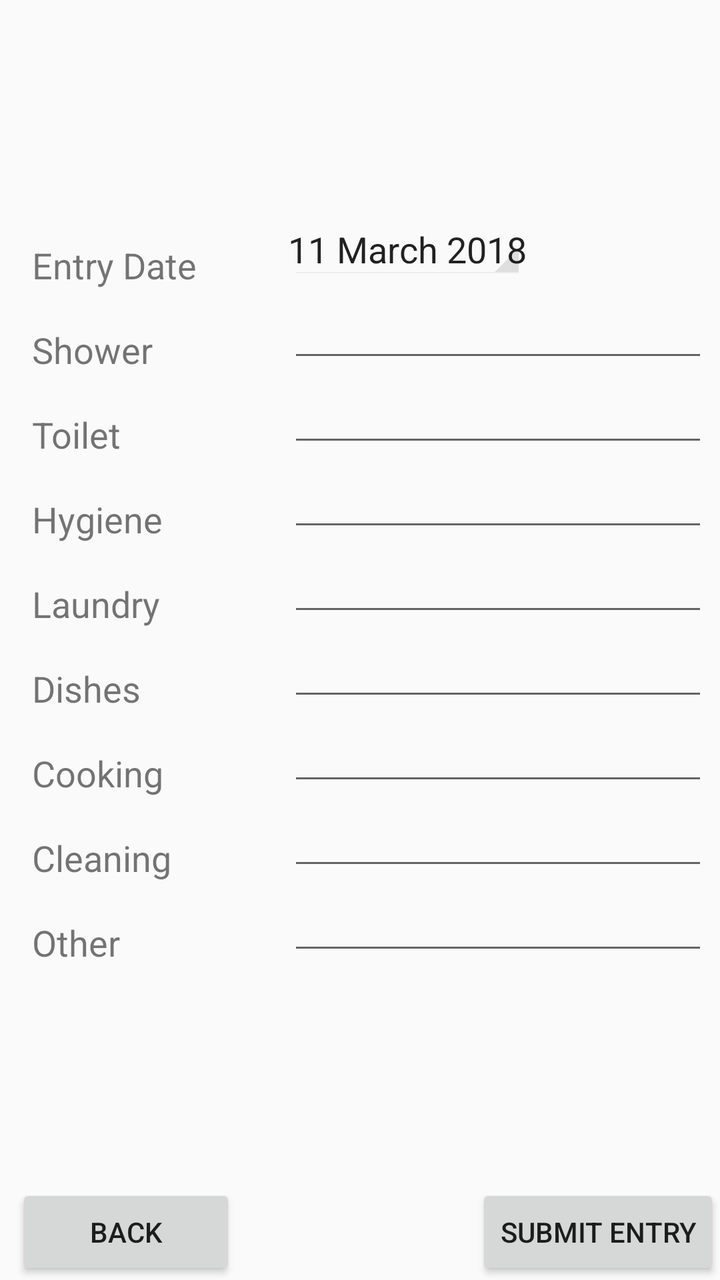
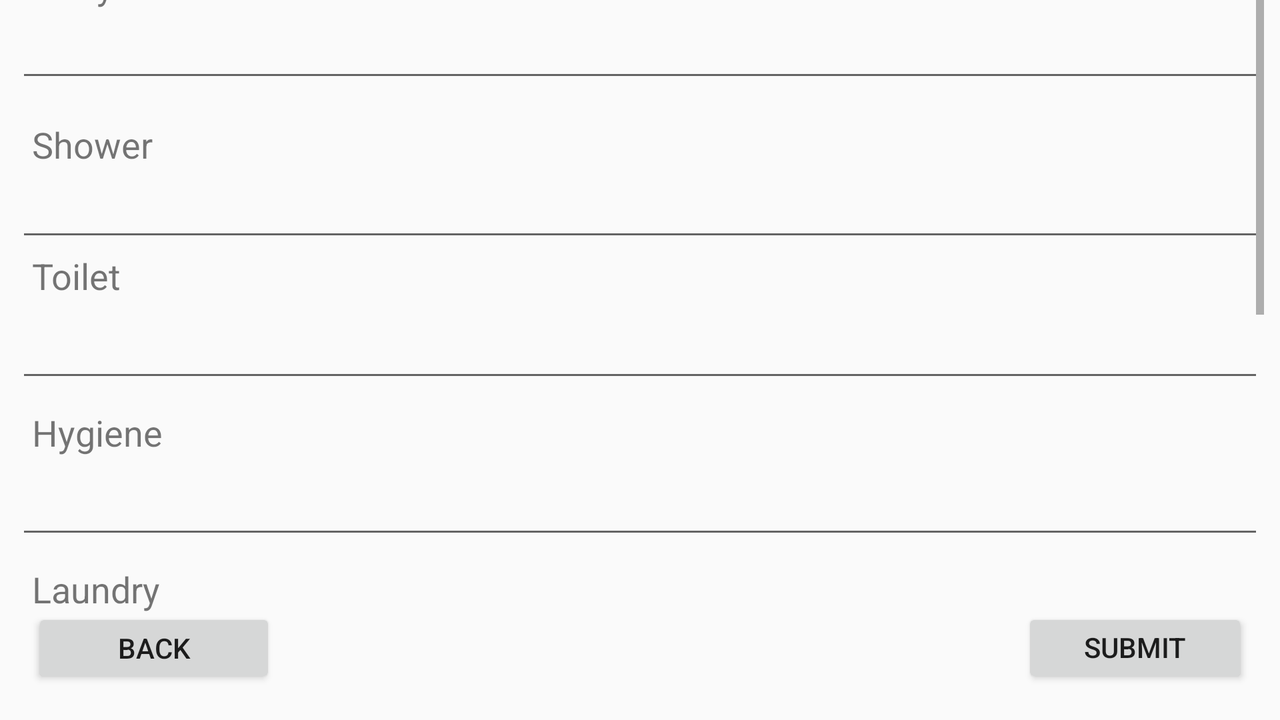

One screen, two layout resources from the same app: the default and the repository's alternative for another configuration. Each is rendered where Android would select it; the XML of both is given below.
<!-- AndroidManifest.xml: application theme AppTheme -->
<!-- res/layout/activity_calculator.xml -->
<?xml version="1.0" encoding="utf-8"?>
<android.support.constraint.ConstraintLayout
    xmlns:android="http://schemas.android.com/apk/res/android"
    xmlns:app="http://schemas.android.com/apk/res-auto"
    xmlns:tools="http://schemas.android.com/tools"
    android:id="@+id/calculatorLayout"
    android:layout_width="match_parent"
    android:layout_height="match_parent"

    tools:context=".CalculatorActivity">

    <ScrollView
        android:layout_width="match_parent"
        android:layout_height="wrap_content"
        android:layout_marginBottom="8dp"
        android:layout_marginEnd="8dp"
        android:layout_marginStart="8dp"
        android:layout_marginTop="8dp"
        android:isScrollContainer="true"
        app:layout_constraintBottom_toTopOf="@+id/Backbutton"
        app:layout_constraintEnd_toEndOf="parent"
        app:layout_constraintStart_toStartOf="parent"
        app:layout_constraintTop_toTopOf="parent">

        <GridLayout
            android:layout_width="match_parent"
            android:layout_height="wrap_content"
            android:columnCount="2"
            android:isScrollContainer="true"
            android:scrollbars="vertical">

            <TextView
                android:id="@+id/dateTView"
                android:layout_width="96dp"
                android:layout_height="wrap_content"
                android:layout_marginEnd="8dp"
                android:layout_marginStart="8dp"
                android:layout_marginTop="8dp"
                android:text="@string/entry_date"
                android:textSize="18sp" />

            <TextView
                android:id="@+id/dateEText"
                style="@android:style/Widget.Holo.Spinner"
                android:layout_width="wrap_content"
                android:layout_height="wrap_content"
                android:layout_marginEnd="8dp"
                android:layout_marginLeft="8dp"
                android:layout_marginStart="24dp"
                android:text="@string/_11_march_2018"
                android:textSize="18sp"
                android:contextClickable="true"
                android:onClick="onDateETextClick"
                />

            <TextView
                android:id="@+id/showerTView"
                android:layout_width="96dp"
                android:layout_height="wrap_content"
                android:layout_marginEnd="8dp"
                android:layout_marginStart="8dp"
                android:layout_marginTop="8dp"
                android:text="@string/shower"
                android:textSize="18sp" />

            <EditText
                android:id="@+id/ShowerEText"
                android:layout_width="wrap_content"
                android:layout_height="wrap_content"
                android:layout_marginStart="24dp"
                android:ems="10"
                android:freezesText="true"
                android:inputType="numberDecimal"
                tools:ignore="LabelFor" />

            <TextView
                android:id="@+id/toiletTView"
                android:layout_width="96dp"
                android:layout_height="wrap_content"
                android:layout_marginEnd="8dp"
                android:layout_marginStart="8dp"
                android:layout_marginTop="8dp"
                android:text="@string/toilet"
                android:textSize="18sp" />

            <EditText
                android:id="@+id/toiletEText"
                android:layout_width="wrap_content"
                android:layout_height="wrap_content"
                android:layout_marginStart="24dp"
                android:ems="10"
                android:freezesText="true"
                android:inputType="numberDecimal"
                tools:ignore="LabelFor" />

            <TextView
                android:id="@+id/hygieneTView"
                android:layout_width="96dp"
                android:layout_height="wrap_content"
                android:layout_marginEnd="8dp"
                android:layout_marginStart="8dp"
                android:layout_marginTop="8dp"
                android:text="@string/hygiene"
                android:textSize="18sp" />

            <EditText
                android:id="@+id/hydieneEText"
                android:layout_width="wrap_content"
                android:layout_height="wrap_content"
                android:layout_marginStart="24dp"
                android:ems="10"
                android:freezesText="true"
                android:inputType="numberDecimal"
                tools:ignore="LabelFor" />

            <TextView
                android:id="@+id/laundyTView"
                android:layout_width="96dp"
                android:layout_height="wrap_content"
                android:layout_marginEnd="8dp"
                android:layout_marginStart="8dp"
                android:layout_marginTop="8dp"
                android:text="@string/laundry"
                android:textSize="18sp" />

            <EditText
                android:id="@+id/laundryEText"
                android:layout_width="wrap_content"
                android:layout_height="wrap_content"
                android:layout_marginStart="24dp"
                android:ems="10"
                android:freezesText="true"
                android:inputType="numberDecimal"
                tools:ignore="LabelFor" />

            <TextView
                android:id="@+id/dishesTView"
                android:layout_width="96dp"
                android:layout_height="wrap_content"
                android:layout_marginEnd="8dp"
                android:layout_marginStart="8dp"
                android:layout_marginTop="8dp"
                android:text="@string/dishes"
                android:textSize="18sp" />

            <EditText
                android:id="@+id/dishesEText"
                android:layout_width="wrap_content"
                android:layout_height="wrap_content"
                android:layout_marginStart="24dp"
                android:ems="10"
                android:freezesText="true"
                android:inputType="numberDecimal"
                tools:ignore="LabelFor" />

            <TextView
                android:id="@+id/cookingTView"
                android:layout_width="96dp"
                android:layout_height="wrap_content"
                android:layout_marginEnd="8dp"
                android:layout_marginStart="8dp"
                android:layout_marginTop="8dp"
                android:text="@string/cooking"
                android:textSize="18sp" />

            <EditText
                android:id="@+id/cookingEText"
                android:layout_width="wrap_content"
                android:layout_height="wrap_content"
                android:layout_marginStart="24dp"
                android:ems="10"
                android:freezesText="true"
                android:inputType="numberDecimal"
                tools:ignore="LabelFor" />

            <TextView
                android:id="@+id/cleaningTView"
                android:layout_width="96dp"
                android:layout_height="wrap_content"
                android:layout_marginEnd="8dp"
                android:layout_marginStart="8dp"
                android:layout_marginTop="8dp"
                android:text="@string/cleaning"
                android:textSize="18sp" />

            <EditText
                android:id="@+id/cleaningEText"
                android:layout_width="wrap_content"
                android:layout_height="wrap_content"
                android:layout_marginStart="24dp"
                android:ems="10"
                android:freezesText="true"
                android:inputType="numberDecimal"
                tools:ignore="LabelFor" />

            <TextView
                android:id="@+id/otherTView"
                android:layout_width="96dp"
                android:layout_height="wrap_content"
                android:layout_marginEnd="8dp"
                android:layout_marginStart="8dp"
                android:layout_marginTop="8dp"
                android:text="@string/other"
                android:textSize="18sp" />

            <EditText
                android:id="@+id/otherEText"
                android:layout_width="wrap_content"
                android:layout_height="wrap_content"
                android:layout_marginStart="24dp"
                android:ems="10"
                android:freezesText="true"
                android:inputType="numberDecimal"
                tools:ignore="LabelFor" />

        </GridLayout>
    </ScrollView>

    <Button
        android:id="@+id/Backbutton"
        android:layout_width="110dp"
        android:layout_height="wrap_content"
        android:layout_marginStart="8dp"
        android:onClick="onBackClick"
        android:text="@string/Back"
        app:layout_constraintBottom_toBottomOf="parent"
        app:layout_constraintStart_toStartOf="parent" />

    <Button
        android:id="@+id/Submitbutton"
        android:layout_width="wrap_content"
        android:layout_height="wrap_content"
        android:text="@string/submit_entry"
        app:layout_constraintBottom_toBottomOf="parent"
        app:layout_constraintEnd_toEndOf="parent" />

</android.support.constraint.ConstraintLayout>
<!-- resources referenced by this layout -->
<resources>
  <string name="Back">Back</string>
  <string name="_11_march_2018">11 March 2018</string>
  <string name="cleaning">Cleaning</string>
  <string name="cooking">Cooking</string>
  <string name="dishes">Dishes</string>
  <string name="entry_date">Entry Date</string>
  <string name="hygiene">Hygiene</string>
  <string name="laundry">Laundry</string>
  <string name="other">Other</string>
  <string name="shower">Shower</string>
  <string name="submit_entry">Submit Entry</string>
  <string name="toilet">Toilet</string>
  <style name="AppTheme" parent="Theme.AppCompat.Light.DarkActionBar">
          <item name="colorPrimary">@color/colorPrimary</item>
          <item name="colorPrimaryDark">@color/colorPrimaryDark</item>
          <item name="colorAccent">@color/colorAccent</item>
      </style>
  <color name="colorPrimary">#3F51B5</color>
  <color name="colorPrimaryDark">#303F9F</color>
  <color name="colorAccent">#0dd1f9</color>
</resources>
<!-- res/layout-land/activity_calculator.xml (the repository's variant of the layout above) -->
<!-- drawn on the phone turned sideways -->
<?xml version="1.0" encoding="utf-8"?>
<android.support.constraint.ConstraintLayout xmlns:android="http://schemas.android.com/apk/res/android"
    xmlns:app="http://schemas.android.com/apk/res-auto"
    xmlns:tools="http://schemas.android.com/tools"
    android:id="@+id/calculatorLayout"
    android:layout_width="match_parent"
    android:layout_height="match_parent"
    android:isScrollContainer="true"
    android:scrollbars="vertical"

    tools:context=".CalculatorActivity">

    <ScrollView
        android:layout_width="match_parent"
        android:layout_height="wrap_content"
        android:layout_marginBottom="8dp"
        android:layout_marginEnd="8dp"
        android:layout_marginStart="8dp"
        android:layout_marginTop="8dp"
        app:layout_constraintBottom_toTopOf="@+id/Backbutton"
        app:layout_constraintEnd_toEndOf="parent"
        app:layout_constraintStart_toStartOf="parent"
        app:layout_constraintTop_toTopOf="parent">

        <LinearLayout
            android:layout_width="match_parent"
            android:layout_height="wrap_content"
            android:isScrollContainer="true"
            android:orientation="vertical">

            <TextView
                android:id="@+id/dateTView"
                android:layout_width="match_parent"
                android:layout_height="wrap_content"
                android:layout_marginEnd="8dp"
                android:layout_marginStart="8dp"
                android:layout_marginTop="8dp"
                android:inputType="text"
                android:text="@string/entry_date"
                android:textSize="18sp"
                tools:ignore="TextViewEdits" />

            <EditText
                android:id="@+id/dateEText"
                android:layout_width="match_parent"
                android:layout_height="wrap_content"
                android:ems="10"
                android:freezesText="true"
                android:inputType="text|datetime|date" />

            <TextView
                android:id="@+id/showerTView"
                android:layout_width="match_parent"
                android:layout_height="wrap_content"
                android:layout_marginEnd="8dp"
                android:layout_marginStart="8dp"
                android:layout_marginTop="14dp"
                android:text="@string/shower"
                android:textSize="18sp" />

            <EditText
                android:id="@+id/ShowerEText"
                android:layout_width="match_parent"
                android:layout_height="wrap_content"
                android:ems="10"
                android:freezesText="true"
                android:inputType="numberDecimal" />

            <TextView
                android:id="@+id/toiletTView"
                android:layout_width="match_parent"
                android:layout_height="wrap_content"
                android:layout_marginEnd="8dp"
                android:layout_marginStart="8dp"
                android:text="@string/toilet"
                android:textSize="18sp" />

            <EditText
                android:id="@+id/toiletEText"
                android:layout_width="match_parent"
                android:layout_height="46dp"
                android:ems="10"
                android:freezesText="true"
                android:inputType="numberDecimal" />

            <TextView
                android:id="@+id/hygieneTView"
                android:layout_width="match_parent"
                android:layout_height="wrap_content"
                android:layout_marginEnd="8dp"
                android:layout_marginStart="8dp"
                android:layout_marginTop="8dp"
                android:text="@string/hygiene"
                android:textSize="18sp" />

            <EditText
                android:id="@+id/hydieneEText"
                android:layout_width="match_parent"
                android:layout_height="46dp"
                android:ems="10"
                android:freezesText="true"
                android:inputType="numberDecimal" />

            <TextView
                android:id="@+id/laundyTView"
                android:layout_width="match_parent"
                android:layout_height="wrap_content"
                android:layout_marginEnd="8dp"
                android:layout_marginStart="8dp"
                android:layout_marginTop="8dp"
                android:text="@string/laundry"
                android:textSize="18sp" />

            <EditText
                android:id="@+id/laundryEText"
                android:layout_width="match_parent"
                android:layout_height="46dp"
                android:ems="10"
                android:freezesText="true"
                android:inputType="numberDecimal"
                tools:ignore="LabelFor" />

            <TextView
                android:id="@+id/dishesTView"
                android:layout_width="match_parent"
                android:layout_height="wrap_content"
                android:layout_marginEnd="8dp"
                android:layout_marginStart="8dp"
                android:layout_marginTop="16dp"
                android:text="@string/dishes"
                android:textSize="18sp" />

            <EditText
                android:id="@+id/dishesEText"
                android:layout_width="match_parent"
                android:layout_height="46dp"
                android:ems="10"
                android:freezesText="true"
                android:inputType="numberDecimal" />

            <TextView
                android:id="@+id/cookingTView"
                android:layout_width="match_parent"
                android:layout_height="wrap_content"
                android:layout_marginEnd="8dp"
                android:layout_marginStart="8dp"
                android:layout_marginTop="8dp"
                android:text="@string/cooking"
                android:textSize="18sp" />

            <EditText
                android:id="@+id/cookingEText"
                android:layout_width="match_parent"
                android:layout_height="43dp"
                android:ems="10"
                android:freezesText="true"
                android:inputType="numberDecimal" />

            <TextView
                android:id="@+id/cleaningTView"
                android:layout_width="match_parent"
                android:layout_height="wrap_content"
                android:layout_marginEnd="8dp"
                android:layout_marginStart="8dp"
                android:layout_marginTop="8dp"
                android:text="@string/cleaning"
                android:textSize="18sp" />

            <EditText
                android:id="@+id/cleaningEText"
                android:layout_width="match_parent"
                android:layout_height="46dp"
                android:ems="10"
                android:freezesText="true"
                android:inputType="numberDecimal" />

            <TextView
                android:id="@+id/otherTView"
                android:layout_width="match_parent"
                android:layout_height="wrap_content"
                android:layout_marginEnd="8dp"
                android:layout_marginStart="8dp"
                android:layout_marginTop="8dp"
                android:text="@string/other"
                android:textSize="18sp" />

            <EditText
                android:id="@+id/otherEText"
                android:layout_width="match_parent"
                android:layout_height="46dp"
                android:ems="10"
                android:freezesText="true"
                android:inputType="numberDecimal" />

        </LinearLayout>
    </ScrollView>

    <Button
        android:id="@+id/Backbutton"
        android:layout_width="122dp"
        android:layout_height="40dp"
        android:layout_marginBottom="16dp"
        android:layout_marginStart="16dp"
        android:onClick="onBackClick"
        android:text="@string/Back"
        app:layout_constraintBottom_toBottomOf="parent"
        app:layout_constraintStart_toStartOf="parent" />

    <Button
        android:id="@+id/Submitbutton"
        android:layout_width="113dp"
        android:layout_height="40dp"
        android:layout_marginBottom="16dp"
        android:layout_marginEnd="16dp"
        android:text="@string/submit_entry"
        app:layout_constraintBottom_toBottomOf="parent"
        app:layout_constraintEnd_toEndOf="parent" />
</android.support.constraint.ConstraintLayout>
<!-- resources referenced by the variant -->
<!-- as the phone turned sideways resolves them -->
<resources>
  <string name="Back">Back</string>
  <string name="cleaning">Cleaning</string>
  <string name="cooking">Cooking</string>
  <string name="dishes">Dishes</string>
  <string name="entry_date">Entry Date</string>
  <string name="hygiene">Hygiene</string>
  <string name="laundry">Laundry</string>
  <string name="other">Other</string>
  <string name="shower">Shower</string>
  <string name="submit_entry">Submit Entry</string>
  <string name="toilet">Toilet</string>
  <style name="AppTheme" parent="Theme.AppCompat.Light.DarkActionBar">
          <item name="colorPrimary">@color/colorPrimary</item>
          <item name="colorPrimaryDark">@color/colorPrimaryDark</item>
          <item name="colorAccent">@color/colorAccent</item>
      </style>
  <color name="colorPrimary">#3F51B5</color>
  <color name="colorPrimaryDark">#303F9F</color>
  <color name="colorAccent">#0dd1f9</color>
</resources>
